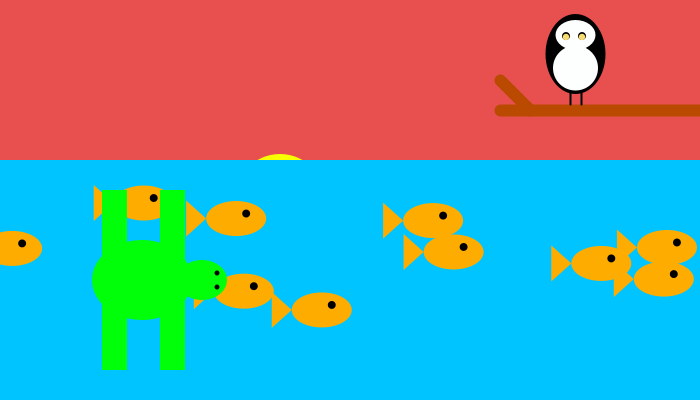
Frame 1 (no input)
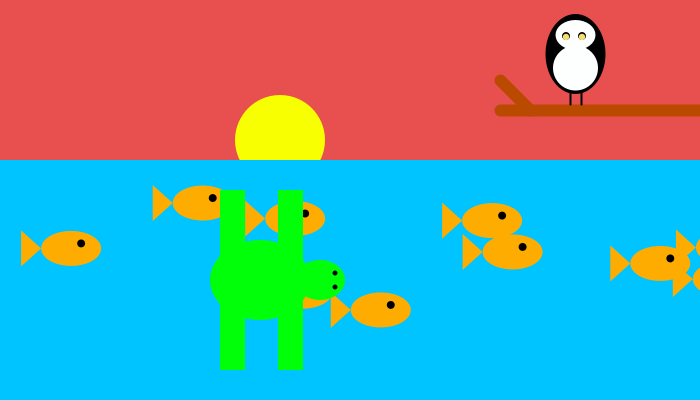
Frame 60 (the mouse pressed at the canvas centre just before this capture)
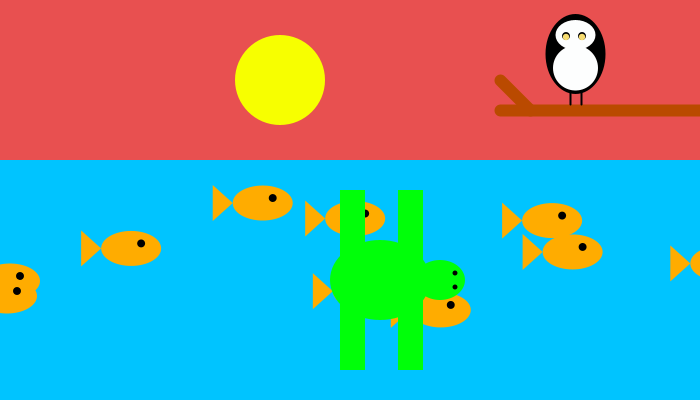
Frame 120 (the mouse held since frame 60 and released just before this capture)

The Processing sketch that drew these frames (run headless with seeded random() and noise(); from frame 60 on, the mouse is pressed at the canvas centre):

// Processing sketch: LandscapeWithArray
// ── LandscapeWithArray.pde
// This landscape is a turtle in the water with a sunset and red sky
int ySun;
int ysunSpeed;
float xTurtle;
float xturtleSpeed;
PVector[] fish;

void setup() {
  size(700,400);
  ySun = 200;
  ysunSpeed = 1;
  xTurtle = 140;
  xturtleSpeed = 2;
  fish = new PVector[10];
  for (int i = 0; i < fish.length; i++) {
    float x = random(0, width);
    float y = random(200, 400);
    fish[i] = new PVector(x, y);
  }
}

void draw() {
  //loops
  xTurtle += xturtleSpeed;
  ySun -= ysunSpeed;
  if (ySun <= 70) {
     ySun += ysunSpeed;
     ysunSpeed = -ysunSpeed;
  } else if (ySun >= 230) {
     ysunSpeed = -ysunSpeed;
     fill(#F7FF00);
     ellipse(280, ySun, 90, 90);
  }
  if (xTurtle > 750) {
     xTurtle = -50;
  }
  noStroke();
  // sky
  background(#e85050);
  // sun
  fill(#F7FF00);
  ellipse(280, ySun, 90, 90);
  //water
  fill(#00C4FF);
  rect(0, 160, 700, 400);
  // fish array loop
  for (int i = 0; i < fish.length; i++) {
    fish[i].add(1, 0);
    
    if (fish[i].x - 50 > width) {
      fish[i].x = -25;
      fish[i].y = (int) random(200, 400);
    }
  // fish
  fill(#ffac00);
  ellipse(fish[i].x, fish[i].y, 60, 35);
  triangle(fish[i].x - 30, fish[i].y, fish[i].x - 50, fish[i].y - 18, fish[i].x - 50, fish[i].y + 18);
  fill(0);
  ellipse(fish[i].x + 10, fish[i].y - 5, 8, 8);
  }
  //turtle
  fill(#00FF09);
  rect(xTurtle - 40, 300, 25, 70);
  rect(xTurtle - 40, 190, 25, 70);
  rect(xTurtle + 18, 300, 25, 70);
  rect(xTurtle + 18, 190, 25, 70);
  ellipse(xTurtle, 280, 100, 80);
  ellipse(xTurtle + 60, 280, 50, 40);
  fill(0);
  ellipse(xTurtle + 75, 287, 5, 5);
  ellipse(xTurtle + 75, 273, 5, 5);
  //stick
  stroke(#BA4A00);
  strokeWeight(12);
  line(700, 110, 500, 110);
  line(530, 110, 500, 80);
  //owl
  stroke(0);
  strokeWeight(2);
  fill(0);
  line(570, 104.5, 570, 86);
  line(581, 104.5, 581, 86);
  noStroke();
  ellipse(575.5, 54, 60, 80); 
  fill(#FDFEFE);
  ellipse(575.5, 35, 40, 30);
  ellipse(575.5, 68, 45, 45);
  fill(0);
  ellipse(566, 36, 8, 8);
  ellipse(582, 36, 8, 8);
  fill(#F7DC6F);
  ellipse(566, 37, 6.5, 6.5);
  ellipse(582, 37, 6.5, 6.5);
  }
